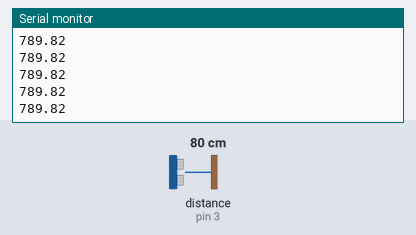
Bench run of a sketch on a simulated Arduino Uno, built with avr-gcc and run on an emulated ATmega328P. Shown: the last lines printed to the serial monitor. Wiring (inferred from the names in the program): ultrasonic range finder: trigger pin 2; echo pin 3. The inputs (shaded band) are chosen by the test bench; at power-on: distance to the obstacle (sensor on pin 3) 80 cm. The echo pulse lasts 58.3 µs per cm.

Above: at 1.2 s.
1.3 s: distance to the obstacle (sensor on pin 3) set to 2 cm
At 1.35 s:
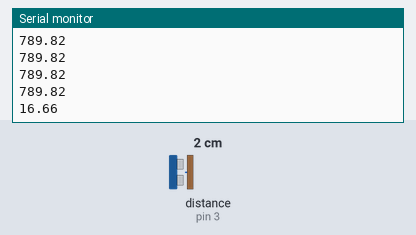
2.8 s: distance to the obstacle (sensor on pin 3) set to 4 cm
At 2.83 s:
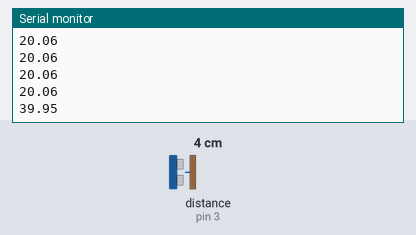
Timing chart, 0 to 5.8 s (numbered marks = the images above; inputs shaded):
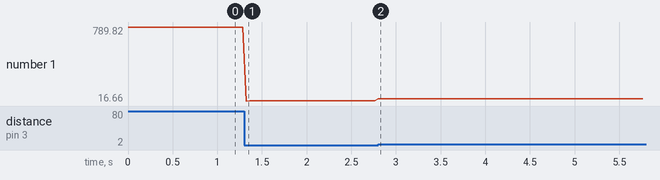

Measured:
- after the input at 1.3 s, the serial monitor: prints a new line at once (image 1)
- after the input at 2.8 s, the serial monitor: prints a new line at once (image 2)
- plotted number 1: 789.82 → 20.06 after the input at 1.3 s, 20.06 → 39.95 after the input at 2.8 s

The sketch:

test-HC-SR04.ino
```cpp
const byte TRIGGER_PIN = 2;
const byte ECHO_PIN = 3;
const unsigned long MEASURE_TIMEOUT = 25000UL; // timeout 25ms = ~8m à 340m/s
const float SOUND_SPEED = 340.0 / 1000;

void setup() {
  Serial.begin(115200);
  pinMode(TRIGGER_PIN, OUTPUT);
  digitalWrite(TRIGGER_PIN, LOW);
  pinMode(ECHO_PIN, INPUT);
}

void loop() {
  digitalWrite(TRIGGER_PIN, HIGH); //send an HIGH impulse of 10µs
  delayMicroseconds(10);
  digitalWrite(TRIGGER_PIN, LOW);
  long measure = pulseIn(ECHO_PIN, HIGH, MEASURE_TIMEOUT); //measure time between the impulse and the echo
  float distance_mm = measure / 2.0 * SOUND_SPEED;         //compute the distance
  Serial.println(distance_mm);
  delay(40);
}
```
